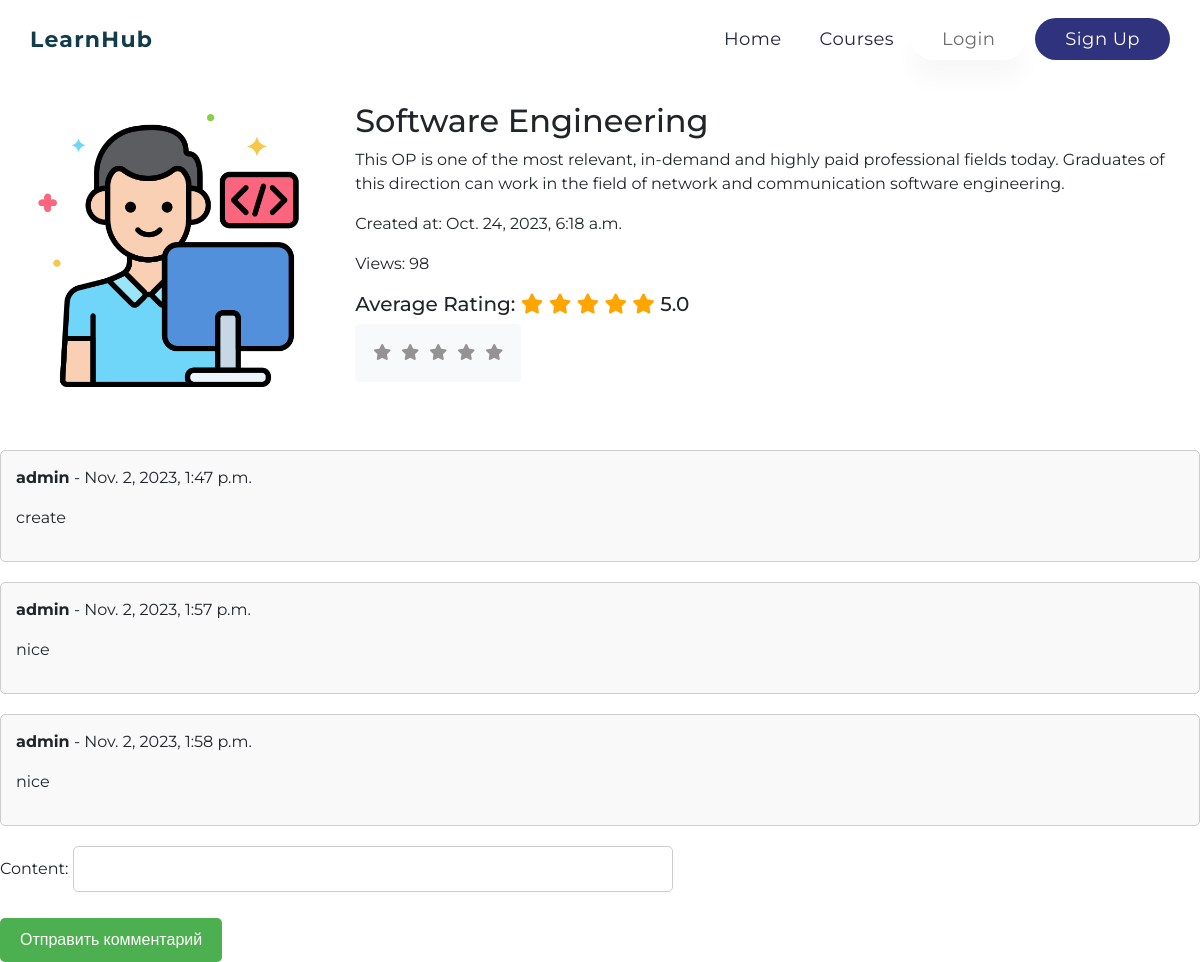
/project/1/, run on the app's committed database.
### project/models.py (models this page shows)
class Blog(models.Model):
    title = models.CharField(null=False, max_length=255)
    description = models.TextField(null=False, blank=True, default='')
    image = models.ImageField(upload_to='images')
    created_at = models.DateTimeField(auto_now_add=True)
    updated_at = models.DateTimeField(auto_now=True)
    views = models.PositiveIntegerField(default=0)
    def average_rating(self):
        ratings = Rating.objects.filter(blog=self)
        average = ratings.aggregate(Avg('rating'))['rating__avg']
        return average or 0
    def increment_views(self):
        self.views += 1
        self.save()
    class Meta:
        verbose_name = 'Blog'
        verbose_name_plural = 'Blogs'

class Comment(models.Model):
    user = models.ForeignKey(User, on_delete=models.CASCADE)
    blog = models.ForeignKey(Blog, on_delete=models.CASCADE)
    parent_comment = models.ForeignKey('self', null=True, blank=True, on_delete=models.CASCADE)
    active = models.BooleanField(default=True)
    content = models.CharField(null=False, max_length=255)
    created_at = models.DateTimeField(auto_now_add=True)

### project/views.py (the view)
# urls.py: path('project/<int:pk>/', views.course_details, name='course_details'),
def course_details(request, pk):
    blogs = Blog.objects.get(pk=pk)
    blogs.increment_views()
    average_rating = blogs.average_rating()
    user_rating = None
    comments = Comment.objects.filter(blog=blogs, active=True, parent_comment=None)
    if request.user.is_authenticated:
        user_rating = Rating.objects.filter(blog=blogs, user=request.user).first()
    if request.method == 'POST':
        comment_form = CommentForm(request.POST)
        if comment_form.is_valid():
            new_comment = comment_form.save(commit=False)
            new_comment.user = request.user
            new_comment.blog = blogs
            new_comment.save()
            comment_form = CommentForm()
            return redirect('course_details', pk=pk)  # Очистить форму после успешного сохранения комментария
    else:
        comment_form = CommentForm()
    return render(request, 'project/course_details.html', {'blogs': blogs, 'average_rating': average_rating, 'user_rating': user_rating, 'comment_form': comment_form,'comments': comments})

### project/forms.py
class CommentForm(forms.ModelForm):
    class Meta:
        model = Comment
        fields = ['content',]

### project/templates/project/course_details.html (shortened to what this page needs)
{% extends 'base.html' %}
{% load static %}
{% block content %}
<div class="container-1" style="padding: 2em;">
    <div class="blog-content">
        <div class="blog-image">
            <img src="{{ blogs.image.url }}" alt="{{ blogs.title }}">
        </div>
        <div class="blog-details">
            <h2 class="blog-title">{{ blogs.title }}</h2>
            <p class="blog-description">{{ blogs.description }}</p>
            <p>Created at: {{ blogs.created_at }}</p>
            <p>Views: {{ blogs.views }}</p>
            <h5 class="rating-title">Average Rating:
                <span id="star1" class="fa fa-star {% if average_rating >= 0.5 %} checked {% endif %}"></span>
                <span id="star2" class="fa fa-star {% if average_rating >= 1.5 %} checked {% endif %}"></span>
                <span id="star3" class="fa fa-star {% if average_rating >= 2.5 %} checked {% endif %}"></span>
                <span id="star4" class="fa fa-star {% if average_rating >= 3.5 %} checked {% endif %}"></span>
                <span id="star5" class="fa fa-star {% if average_rating >= 4.5 %} checked {% endif %}"></span>
                <span>{{ average_rating }}</span>
            </h5>
            <ul class="btn btn-light list-inline rating-list">
                <li onmouseover="highlightStars(1)" onmouseout="resetStars('{{ user_rating.rating }}')" onclick="rate(1, '{{ blogs.id }}')">
                    <i class="fa fa-star {% if user_rating and user_rating.rating > 0 %} checked {% endif %}" title="Rate 1"></i>
                </li>
                <li onmouseover="highlightStars(2)" onmouseout="resetStars('{{ user_rating.rating }}')" onclick="rate(2, '{{ blogs.id }}')">
                    <i class="fa fa-star {% if user_rating and user_rating.rating > 1 %} checked {% endif %}" title="Rate 2"></i>
                </li>
                <li onmouseover="highlightStars(3)" onmouseout="resetStars('{{ user_rating.rating }}')" onclick="rate(3, '{{ blogs.id }}')">
                    <i class="fa fa-star {% if user_rating and user_rating.rating > 2 %} checked {% endif %}" title="Rate 3"></i>
                </li>
                <li onmouseover="highlightStars(4)" onmouseout="resetStars('{{ user_rating.rating }}')" onclick="rate(4, '{{ blogs.id }}')">
                    <i class="fa fa-star {% if user_rating and user_rating.rating > 3 %} checked {% endif %}" title="Rate 4"></i>
                </li>
                <li onmouseover="highlightStars(5)" onmouseout="resetStars('{{ user_rating.rating }}')" onclick="rate(5, '{{ blogs.id }}')">
                    <i class="fa fa-star {% if user_rating and user_rating.rating > 4 %} checked {% endif %}" title="Rate 5"></i>
                </li>
            </ul>
        </div>
    </div>
</div>
<div class="comments">
    {% for comment in comments %}
        <div class="comment">
            <p><strong>{{ comment.user.username }}</strong> - {{ comment.created_at }}</p>
            <p>{{ comment.content }}</p>
        </div>
    {% empty %}
        <p>No comments yet.</p>
    {% endfor %}
</div>
<form method="post" class="comment-form">
    {{ comment_form.as_p }}
    <button type="submit">Отправить комментарий</button>
</form>
{% endblock %}

### static/css/style.css (style rules this page uses)
* { margin: 0; padding: 0; font-family: 'Montserrat', sans-serif; }
*, *::before, *::after { box-sizing: border-box; }
h1, h2, h3, h4, h5, h6 { line-height: 1.2em !important; }
i { color: #fff; }
.container-1 { margin-top: 70px; }
.blog-content { display: flex; align-items: center; justify-content: space-between; gap: 50px; }
.blog-image img { max-width: 100%; height: auto; }
.rating-list li { float: left; color: #dddddd35; padding: 10px 5px; }
i { color: #949292; }
#star1.checked, #star2.checked, #star3.checked, #star4.checked, #star5.checked { color: orange; }
.comments { margin-top: 20px; }
.comment { margin-bottom: 20px; border: 1px solid #ccc; padding: 15px; border-radius: 5px; background-color: #f9f9f9; }
.comment-form { margin-top: 20px; }
.comment-form input[type="text"] { width: 600px; padding: 10px; margin-bottom: 10px; border: 1px solid #ccc; border-radius: 5px; }
.comment-form button { background-color: #4caf50; color: white; padding: 10px 20px; border: none; border-radius: 5px; cursor: pointer; }

### data on the page
Blog: image (picture), title "Software Engineering", description "This OP is one of the most relevant, in-demand and highly paid professional fields today. Graduates of this direction can work in the field of network and communication software engineering.", created_at "Oct. 24, 2023, 6:18 a.m.", views "98"
Comment: user.username "admin", created_at "Nov. 2, 2023, 1:47 p.m.", content "create"
Comment: user.username "admin", created_at "Nov. 2, 2023, 1:57 p.m.", content "nice"
Comment: user.username "admin", created_at "Nov. 2, 2023, 1:58 p.m.", content "nice"

### other printed values
{{ average_rating }} "5.0"
